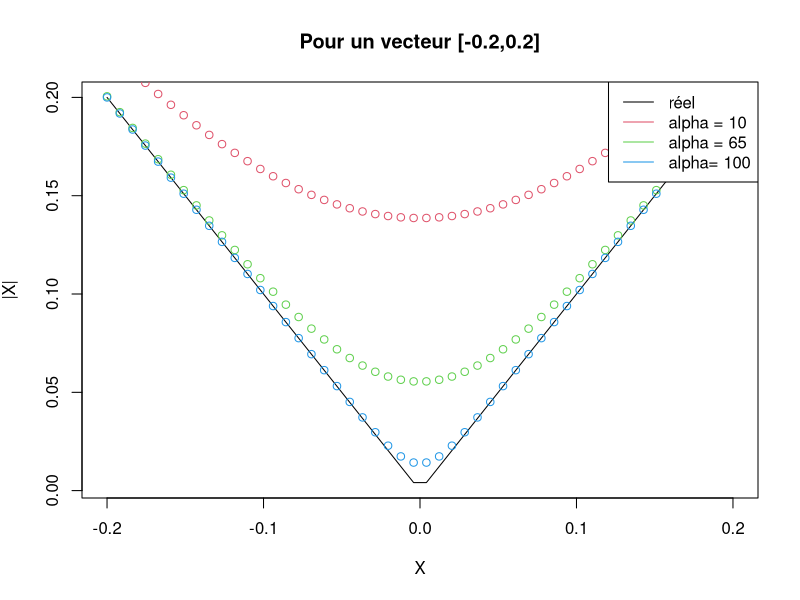
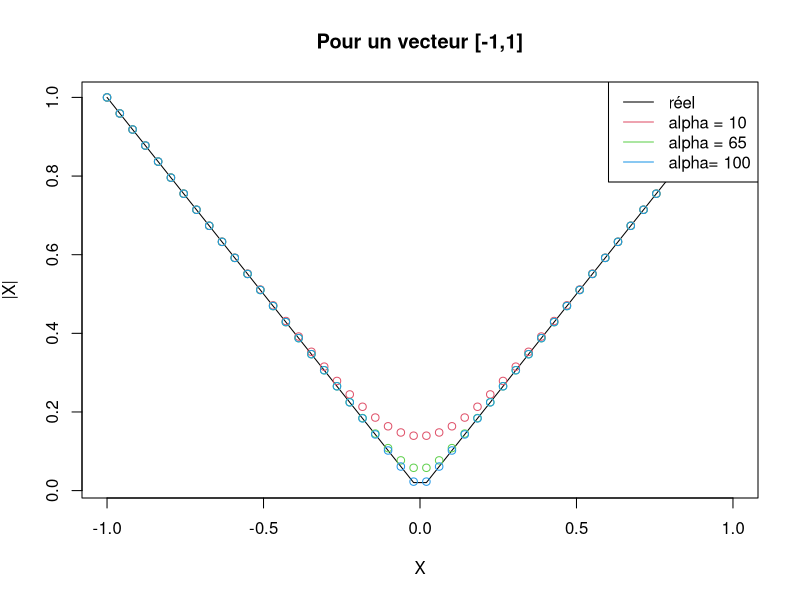

R code for these plots, in order:
## ---- chunk 1
# Fonction approximation de schmidt
function_schmidtNew = function(alpha, beta){
  expOfalphaXbeta  = exp(alpha*beta)
  (1/alpha)*(log(1+expOfalphaXbeta)+log(1+(1/expOfalphaXbeta)))
}

# visualisation avec la fonction plot de R 

# graphe (a)
#png("approx_sch_1.png")
# png pour exporter la figure en format .png
x1 = seq(-0.2,0.2, length.out = 50)
plot(x1,abs(x1),col= 1,type = 'l',
     main = "Pour un vecteur [-0.2,0.2]",
     ylab = expression("|X|"),
     xlab = expression("X")
     )
points(x1,function_schmidtNew(10,x1),col = 2)
points(x1,function_schmidtNew(25,x1),col = 3)
points(x1,function_schmidtNew(100,x1),col = 4)
legend("topright",
       c("réel", "alpha = 10","alpha = 65","alpha= 100"),
       lty=1:1,
       col=c(1, 2,3,4)
       )

# graphe(b)


#png("approx_sch_2.png")
x2 = seq(-1,1, length.out = 50)
plot(x2,abs(x2),col= 1,type = 'l',
     main = "Pour un vecteur [-1,1]",
     ylab = expression("|X|"),
     xlab = expression("X")
     )
points(x2,function_schmidtNew(10,x2),col = 2)
points(x2,function_schmidtNew(25,x2),col = 3)
points(x2,function_schmidtNew(100,x2),col = 4)
legend("topright",
       c("réel","alpha = 10","alpha = 65","alpha= 100"),
       lty=1:1,
       col=c(1, 2,3,4)
       )
## ---- chunk 2


## ---- chunk 3


